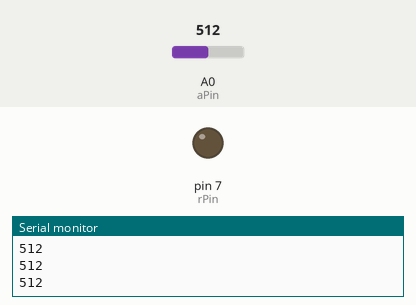
Recording of a sketch running on a simulated Arduino Uno, built with avr-gcc and run on an emulated ATmega328P. On the bench: output pins drawn as LEDs (lit = HIGH), the last lines printed to the serial monitor. The inputs (shaded band) are chosen by the test bench; at power-on: A0 (aPin) = 512.

Above: at 1.2 s.
1.3 s: A0 (aPin) set to 987
2.8 s: A0 (aPin) set to 1013
At 3.7 s:
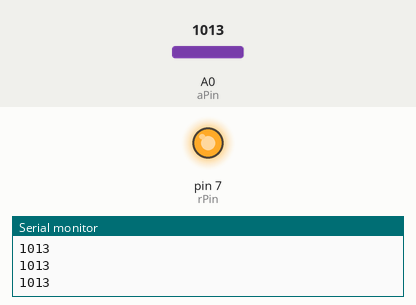
4.4 s: A0 (aPin) set to 990
At 5.1 s:
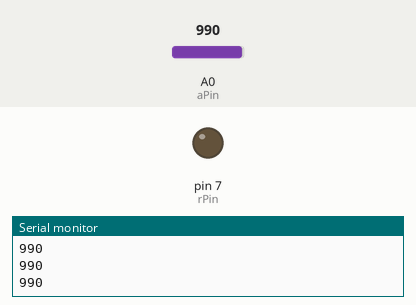
6.0 s: A0 (aPin) set to 1010
At 6.5 s:
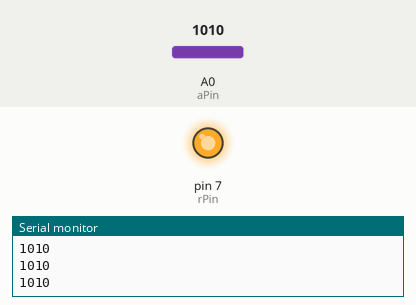
Timing chart, 0 to 8.6 s (numbered marks = the images above; inputs shaded):
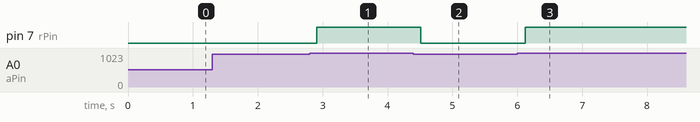

Measured:
- the behaviour switches between 1000 and 1001 on A0 (aPin) (found by bisection; images 0 and 1)
- after the input at 2.8 s, pin 7 (rPin): LOW → HIGH after 0.11 s
- after the input at 4.4 s, pin 7 (rPin): HIGH → LOW after 0.11 s
- after the input at 6.0 s, pin 7 (rPin): LOW → HIGH after 0.12 s

The sketch:

while_loop.ino
```cpp
// turns red led on if potentiometer value is more than 1000

int potVal;
int t = 100;
int rPin = 7;
int aPin = A0;

void setup() {
  Serial.begin(9600);
  pinMode(rPin,OUTPUT);
  pinMode(aPin,INPUT);
}

void loop() {
  potVal=analogRead(aPin);
  Serial.println(potVal);
  delay(t);
  while(potVal>1000){
    digitalWrite(rPin,HIGH);
    potVal=analogRead(aPin);
    Serial.println(potVal);
    delay(t);
  }
  digitalWrite(rPin,LOW);
}
```
